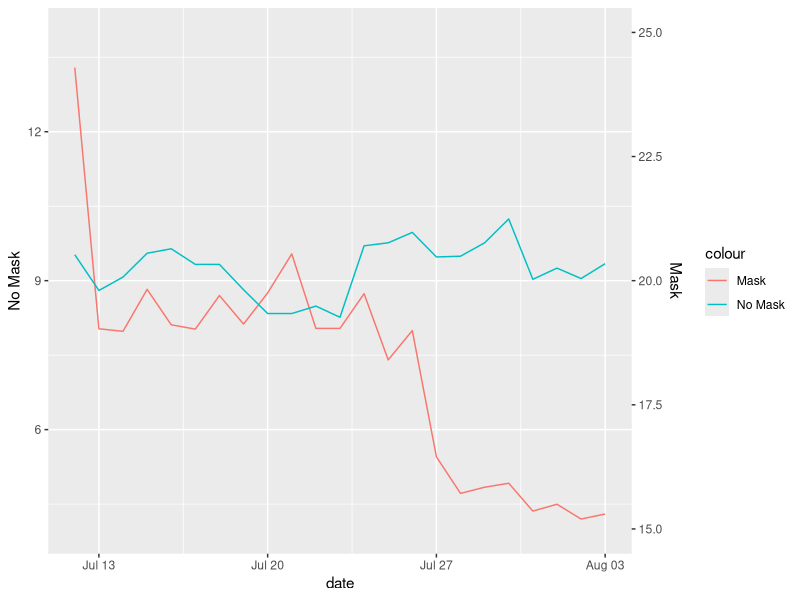
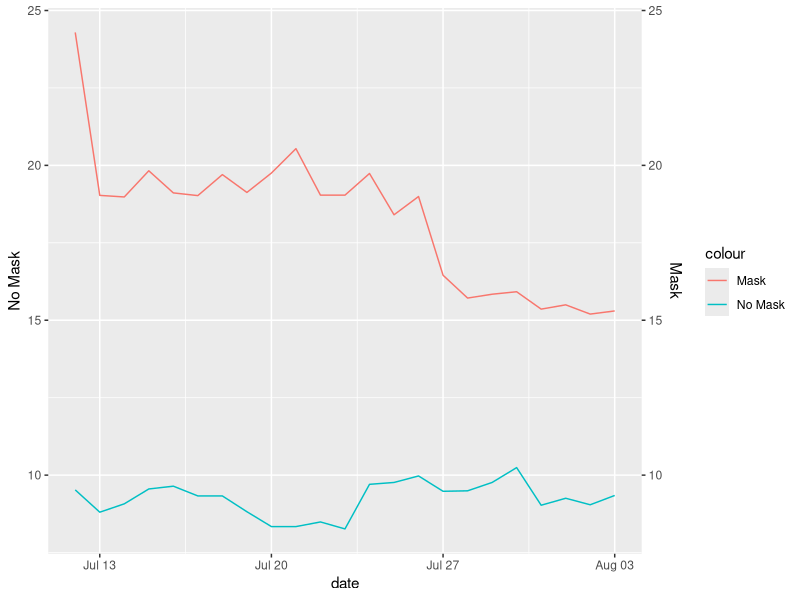
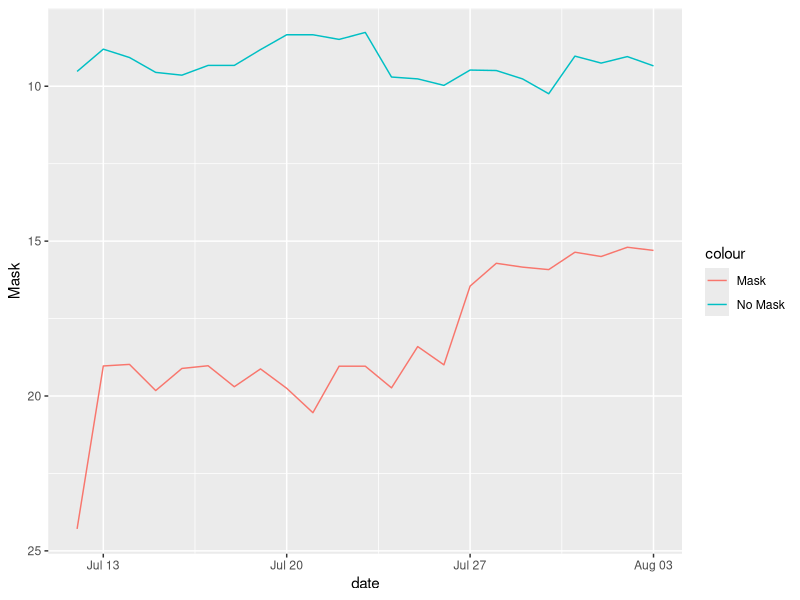

The R script that drew these images, in order: (Note: this script raises an error after producing the figures.)
## ---- chunk 1
library(tidyverse) 
## ---- chunk 2
df <- read_csv("kansas_grouped_rolling_avg.csv")

# Convert long to wide
df_wide <- df %>%
  mutate(mask_mandate = str_replace_all(mask_mandate, " ", "_")) %>% 
  pivot_wider(
    names_from = mask_mandate,
    values_from = rolling_avg
  )

ggplot(df_wide, aes(x = date))+
  geom_line(aes(y = Mask - 11, color = "Mask")) +
  geom_line(aes(y = No_Mask, color = "No Mask")) +
  scale_y_continuous(
    name = "No Mask", limits = c(4, 14),
    sec.axis = sec_axis(~. + 11, name = "Mask")
  )
## ---- chunk 3
ggplot(df_wide, aes(x = date))+
  geom_line(aes(y = Mask, color = "Mask")) +
  geom_line(aes(y = No_Mask, color = "No Mask")) +
   scale_y_continuous(
    name = "No Mask",
    sec.axis = sec_axis(~ . , name = "Mask")
  )
## ---- chunk 4
ggplot(df_wide, aes(x = date))+
  geom_line(aes(y = Mask, color = "Mask")) +
  geom_line(aes(y = No_Mask, color = "No Mask")) +
   scale_y_reverse()

# Now I would tweak the scale anchors to make the no mask condition first intersect and then surpass the mask condition.
ggplot(df_wide, aes(x = date))+
  geom_line(aes(y = Mask - 11, color = "Mask")) +
  geom_line(aes(y = No_Mask, color = "No Mask")) +
  scale_y_reverse(
    name = "No Mask", limits = c(4, 14),
    sec.axis = sec_axis(~. + 11, name = "Mask")
  )
